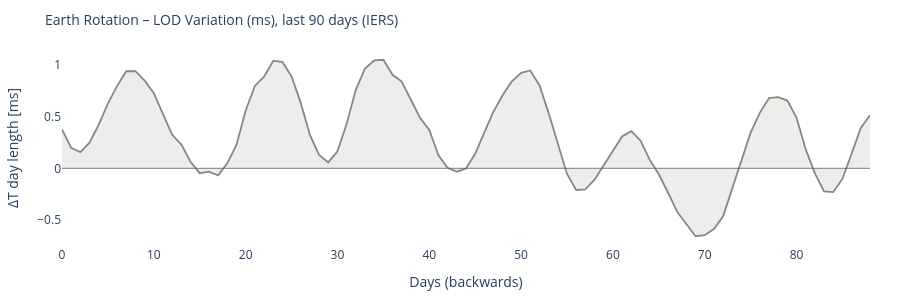

Notebook source saved alongside this figure:
### Code cell
# ============================================================
# EARTH ROTATION – LOD variation (if IERS available)
# ============================================================

lod_col = None
if df_iers is not None:
    lod_col = next((c for c in df_iers.columns if 'lod' in c), None)

if df_iers is not None and lod_col:
    fig = go.Figure()
    fig.add_trace(go.Scatter(
        y=df_iers[lod_col].values,
        mode='lines',
        line=dict(color='#888780', width=1.8),
        fill='tozeroy', fillcolor='rgba(136,135,128,0.15)',
        name='LOD'
    ))
    fig.add_hline(y=0, line_color='#5F5E5A', line_width=0.8)
    fig.update_layout(
        title=dict(text='Earth Rotation – LOD Variation (ms), last 90 days (IERS)', font=dict(size=14)),
        xaxis_title='Days (backwards)', yaxis_title='ΔT day length [ms]',
        height=300,
        plot_bgcolor='rgba(0,0,0,0)', paper_bgcolor='rgba(0,0,0,0)',
        margin=dict(l=60, r=30, t=50, b=40)
    )
    fig.show()
else:
    print('IERS LOD data unavailable or column not found.')
    print('Reference: nominal day length =', CONSTANTS['sidereal_day_s'], 's')

### Figure 1 — Plotly figure (JSON) as saved in the notebook; plotly's stock layout.template omitted (floating-point values rounded to 4 significant figures)
{"data": [{"fill": "tozeroy", "fillcolor": "rgba(136,135,128,0.15)", "line": {"color": "#888780", "width": 1.8}, "mode": "lines", "name": "LOD", "type": "scatter", "y": [0.3755, 0.1982, 0.1566, 0.2475, 0.423, 0.6256, 0.7979, 0.9397, 0.9402, 0.8489, 0.7263, 0.5308, 0.3249, 0.2292, 0.0639, -0.0469, -0.0316, -0.0686, 0.0481, 0.2258, 0.5567, 0.7974, 0.8872, 1.039, 1.029, 0.8905, 0.6335, 0.3233, 0.13, 0.0575, 0.1637, 0.4303, 0.7591, 0.9665, 1.044, 1.05, 0.9051, 0.8404, 0.6709, 0.4879, 0.371, 0.1263, 0.0055, -0.0339, -0.0011, 0.1406, 0.3487, 0.55, 0.7102, 0.8425, 0.9234, 0.9472, 0.8044, 0.5343, 0.2392, -0.0548, -0.21, -0.205, -0.1098, 0.0323, 0.1614, 0.3081, 0.3594, 0.27, 0.0839, -0.0578, -0.234, -0.4214, -0.5391, -0.6571, -0.6474, -0.588, -0.4639, -0.189, 0.0875, 0.3447, 0.5365, 0.6807, 0.6886, 0.6561, 0.4884, 0.1828, -0.0491, -0.2235, -0.2307, -0.1029, 0.1435, 0.3913, 0.5132]}], "layout": {"height": 300, "margin": {"b": 40, "l": 60, "r": 30, "t": 50}, "paper_bgcolor": "rgba(0,0,0,0)", "plot_bgcolor": "rgba(0,0,0,0)", "shapes": [{"line": {"color": "#5F5E5A", "width": 0.8}, "type": "line", "x0": 0, "x1": 1, "xref": "x domain", "y0": 0, "y1": 0, "yref": "y"}], "title": {"font": {"size": 14}, "text": "Earth Rotation – LOD Variation (ms), last 90 days (IERS)"}, "xaxis": {"title": {"text": "Days (backwards)"}}, "yaxis": {"title": {"text": "ΔT day length [ms]"}}}}
